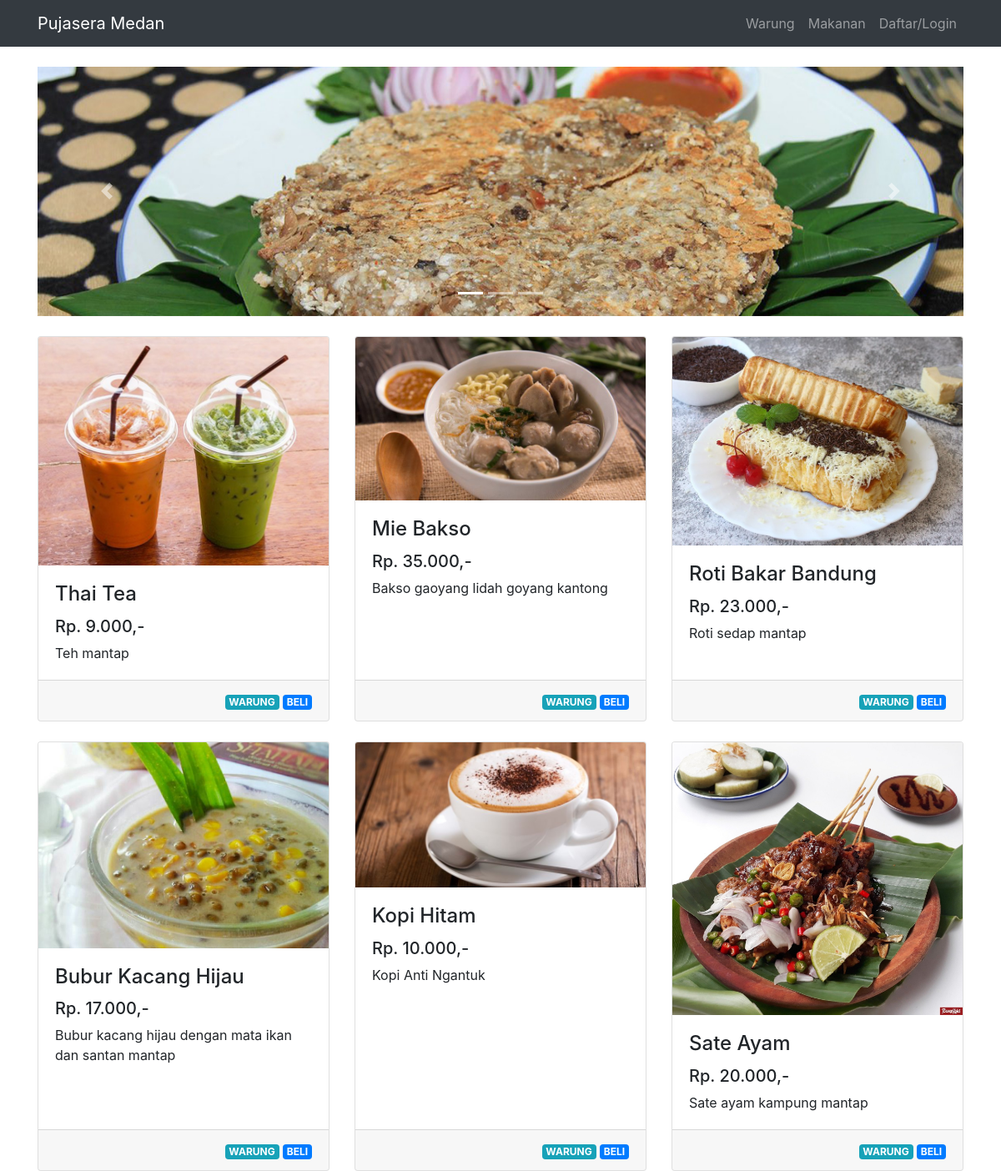
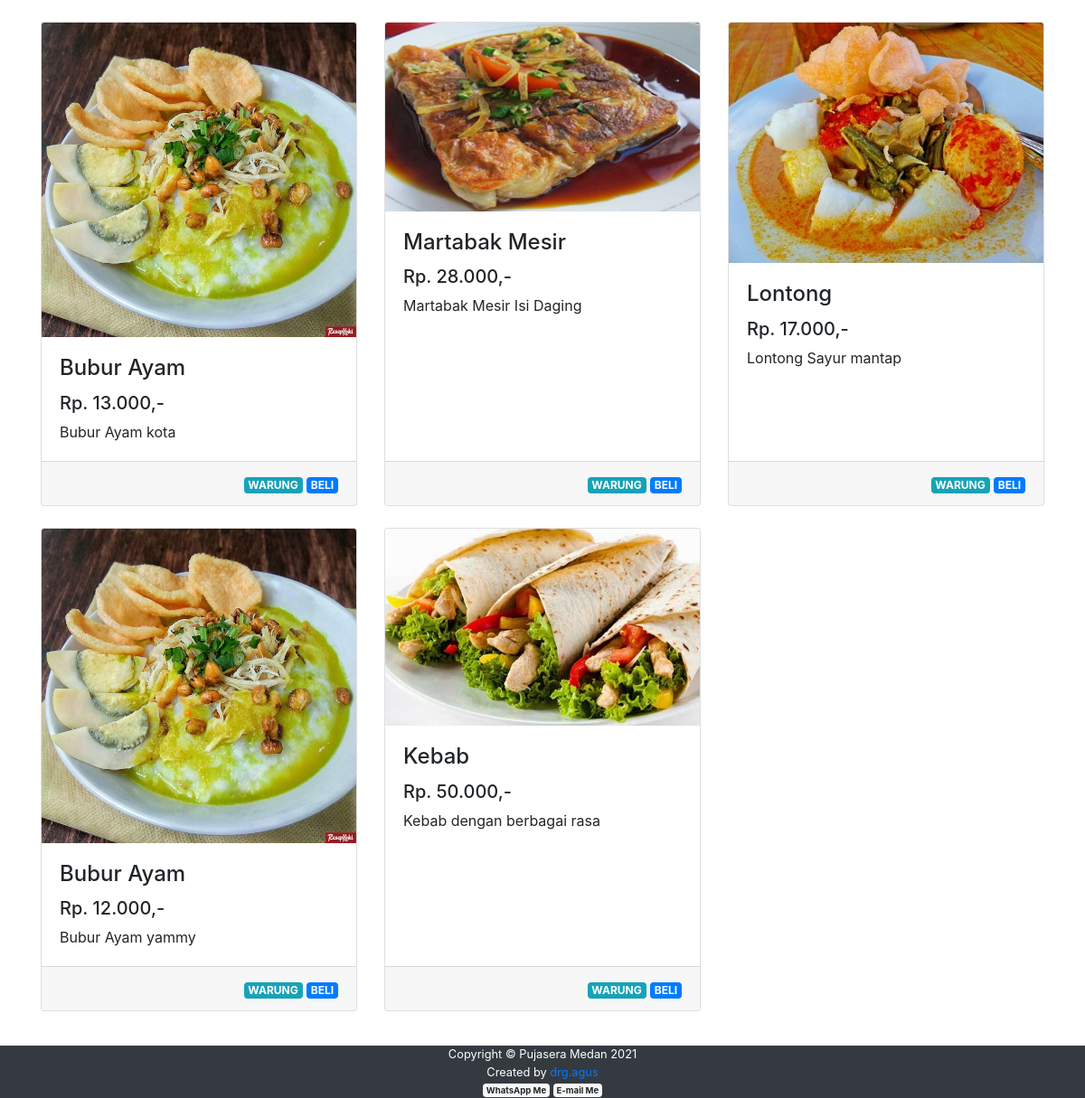
The page / on the database its author committed (2 pictures, top to bottom).
### tables this page shows
CREATE TABLE `company` (
  `id` int(11) NOT NULL,
  `name` varchar(128) NOT NULL,
  `about1` varchar(1000) NOT NULL,
  `about2` varchar(1000) NOT NULL,
  `about3` varchar(1000) NOT NULL,
  `created` varchar(128) NOT NULL,
  `aboutme` varchar(2000) NOT NULL,
  `email` varchar(50) NOT NULL
);

CREATE TABLE `product` (
  `product_id` int(11) NOT NULL,
  `shop_id` int(11) NOT NULL,
  `name` varchar(128) NOT NULL,
  `about` varchar(512) NOT NULL,
  `price` int(11) NOT NULL,
  `image` varchar(128) NOT NULL,
  `is_active` int(1) NOT NULL
);

### application/controllers/Buy.php (called while the page is built, shortened)
<?php
class Buy extends CI_Controller {
	public function __construct()
	{
		$this->load->model('company_model');
	}
	public function index()
	{
		$data['company']= $this->company_model->getCompany();
		$this->load->model('buy_model');
		$data['product']= $this->buy_model->getAllProduct();
		$data['user']= $this->db->get_where('user', ['email'=>$this->session->userdata('email')])->row_array();
		$this->load->view('templates/header_public', $data);
		$this->load->view('buy/index', $data);
		$this->load->view('templates/footer_public', $data);
	}
}

### index.php (called while the page is built, shortened)
<?php
require_once BASEPATH.'core/CodeIgniter.php';

### application/models/Company_model.php (called while the page is built, shortened)
<?php
class company_model extends CI_model{
	public function getCompany()
	{
		return $this->db->get('company')->row_array();
	}
}
?>

### application/models/Buy_model.php (called while the page is built, shortened)
<?php
class buy_model extends CI_model{
	public function getAllProduct()
	{
		$this->db->order_by('name', 'RANDOM');
		return $this->db->get_where('product',['is_active' => 1 ])->result_array();
	}
}
?>

### application/views/buy/index.php (the view, shortened to what this page needs)
<div class="container">
  <div class="row">
    <div class="col-lg-12">
      <div id="carouselExampleIndicators" class="carousel slide my-4" data-ride="carousel">
        <ol class="carousel-indicators">
          <li data-target="#carouselExampleIndicators" data-slide-to="0" class="active"></li>
          <li data-target="#carouselExampleIndicators" data-slide-to="1"></li>
          <li data-target="#carouselExampleIndicators" data-slide-to="2"></li>
        </ol>
        <div class="carousel-inner" role="listbox">
          <div class="carousel-item active">
            <img class="d-block img-fluid" src="<?= base_url('assets/img/banner/banner1.jpg');?>">
          </div>
        </div>
        <a class="carousel-control-prev" href="#carouselExampleIndicators" role="button" data-slide="prev">
          <span class="carousel-control-prev-icon" aria-hidden="true"></span>
        </a>
        <a class="carousel-control-next" href="#carouselExampleIndicators" role="button" data-slide="next">
          <span class="carousel-control-next-icon" aria-hidden="true"></span>
        </a>
      </div>
      <div class="row">
        <?php foreach ($product as $product) : ?>
        <div class="col-lg-4 col-md-6 mb-4">
          <div class="card h-100">
            <img class="card-img-top" src="<?= base_url('assets/img/product/').$product['image'];?>">
            <div class="card-body">
              <h4 class="card-title">
                <?= $product['name'] ?>
              </h4>
              <h5>Rp. <?= number_format($product['price'], 0, ",", "."); ?>,-</h5>
              <p class="card-text"><?= $product['about'] ?></p>
            </div>
            <div class="card-footer text-right">
              <a href="<?= base_url('buy/shopbyid/').$product['shop_id']; ?>" class="badge badge-info ">WARUNG</a>
              <a href="<?= base_url('cart/add_cart/').$product['product_id']; ?>" class="badge badge-primary ">BELI</a>
            </div>
          </div>
        </div>
      <?php endforeach ;?>
      </div>
    </div>
  </div>
</div>

### application/views/templates/header_public.php (shortened to what this page needs)
<!DOCTYPE html>
<html lang="en">
<head>
  <link href="<?= base_url('assets/') ;?>vendor/fontawesome-free/css/all.min.css" rel="stylesheet" type="text/css">
  <link href="<?= base_url('assets/vendor/bootstrap/css/bootstrap.min.css');?>" rel="stylesheet">
  <link href="<?= base_url('assets/css/shop-homepage.css'); ?>" rel="stylesheet">
</head>
<body>
  <nav class="navbar navbar-expand-lg navbar-dark bg-dark fixed-top">
    <div class="container">
      <a class="navbar-brand" href="<?= base_url('buy');?>"><?= $company['name'];?></a>
      <div class="collapse navbar-collapse" id="navbarResponsive">
        <ul class="navbar-nav ml-auto">
          <li class="nav-item">
            <a class="nav-link" href="<?= base_url('buy/shop');?>">Warung</a>
          </li>
          <li class="nav-item">
            <a class="nav-link" href="<?= base_url('buy');?>">Makanan</a>
          </li>
          <?php if ($user) : ?>
           <li class="nav-item dropdown">
        <a class="nav-link dropdown-toggle" href="#" id="navbarDropdown" role="button" data-toggle="dropdown" aria-haspopup="true" aria-expanded="false">
          <?= $user['name']; ?>
        </a>
        <div class="dropdown-menu" aria-labelledby="navbarDropdown">
          <a class="dropdown-item" href="<?= base_url(); ?>user">
            <i class="fas fa-user-cog fa-sm fa-fw mr-2 text-gray-400"></i>
            Pengaturan
          </a>
                <?php if ($user['role_id'] == 3) : ?>
                    <a class="dropdown-item" href="<?= base_url(); ?>cart">
                    <i class="fas fa-cart-arrow-down fa-sm fa-fw mr-2 text-gray-400"></i>
                    Keranjang Saya
                    </a>
                <?php endif ;?>
          <div class="dropdown-divider"></div>
          <a class="dropdown-item" href="<?= base_url('auth/logout') ?>" data-toggle="modal" data-target="#logoutModal">
              <i class="fas fa-sign-out-alt fa-sm fa-fw mr-2 text-gray-400"></i>Logout
          </a>
        </div>
      </li>
          <?php else : ?>
      <li class="nav-item">
            <a class="nav-link" href="<?= base_url('auth');?>">Daftar/Login</a>
          </li>
          <?php endif;?>
        </ul>
      </div>
    </div>
  </nav>

### application/views/templates/footer_public.php (shortened to what this page needs)
<br><br><br>
  <footer class="bg-dark fixed-bottom">
    <div class="container">
      <small>
      <p class="m-0 text-center text-white">Copyright &copy; <?= $company['name']; ?> <?= date('Y');?></p>
      <p class="m-0 text-center text-white">Created by <a href="http://www.drgagus.com" class="card-link" target=_blank >drg.agus</a></p>
      <p class="m-0 text-center text-white">
        <a href="https://wa.me/6285264659191" target=_blank class="badge badge-light" >WhatsApp Me</a> <a href="mailto:agsur137@gmail.com" target=_blank class="badge badge-light">E-mail Me</a>
      </p>
    </small>
    </div>
  </footer>
</body>
</html>

### assets/css/shop-homepage.css (style rules this page uses)
body { padding-top: 56px; }

### rows shown on the page
company: name "Pujasera Medan"
product: image (picture), name "Thai Tea", price "9.000", about "Teh mantap"
product: image (picture), name "Mie Bakso", price "35.000", about "Bakso gaoyang lidah goyang kantong"
product: image (picture), name "Roti Bakar Bandung", price "23.000", about "Roti sedap mantap"
product: image (picture), name "Bubur Kacang Hijau", price "17.000", about "Bubur kacang hijau dengan mata ikan dan santan mantap"
product: image (picture), name "Kopi Hitam", price "10.000", about "Kopi Anti Ngantuk"
product: image (picture), name "Sate Ayam", price "20.000", about "Sate ayam kampung mantap"
product: image (picture), name "Bubur Ayam", price "13.000", about "Bubur Ayam kota"
product: image (picture), name "Martabak Mesir", price "28.000", about "Martabak Mesir Isi Daging"
product: image (picture), name "Lontong", price "17.000", about "Lontong Sayur mantap"
product: image (picture), name "Bubur Ayam", price "12.000", about "Bubur Ayam yammy"
product: image (picture), name "Kebab", price "50.000", about "Kebab dengan berbagai rasa"
